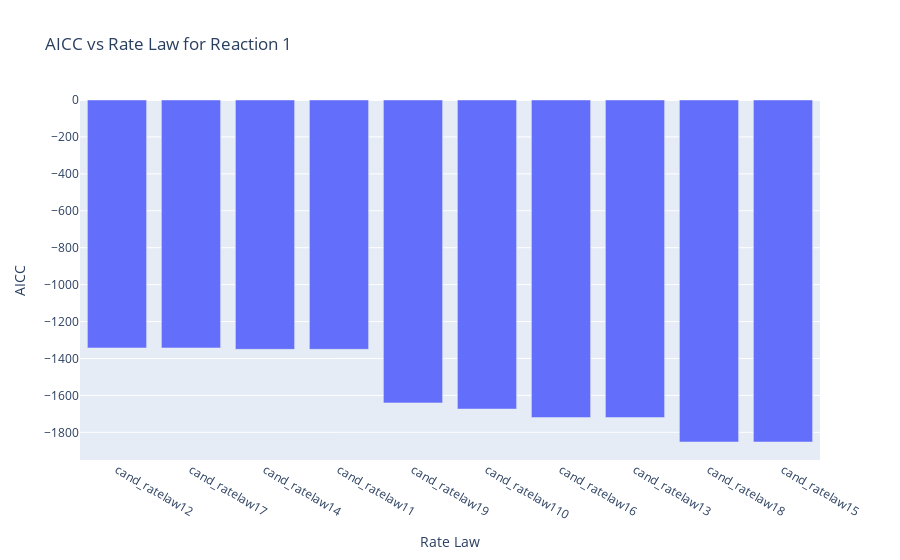
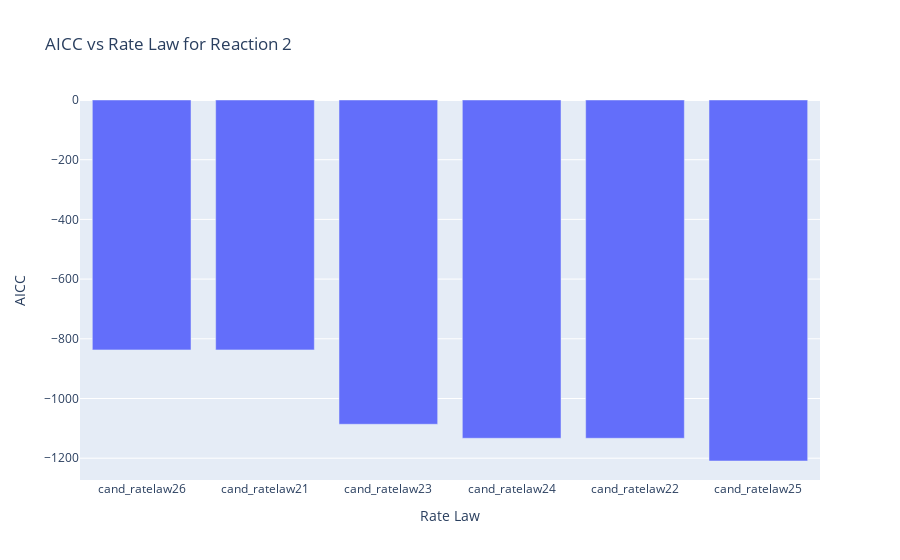

The cell these charts' notebook holds for them, in order:
### Code cell
res = model.estimate_parameters(candidates_list, method = 'rate_based', conf_int = True, metric = 'aicc', plot = True, bootstraps = 1000)

### Figure 1 — Plotly figure (JSON) as saved in the notebook; plotly's stock layout.template omitted (floating-point values rounded to 4 significant figures)
{"data": [{"alignmentgroup": "True", "hovertemplate": "Rate Law=%{x}<br>AICC=%{y}<extra></extra>", "legendgroup": "", "marker": {"color": "#636efa", "pattern": {"shape": ""}}, "name": "", "offsetgroup": "", "orientation": "v", "showlegend": false, "textposition": "auto", "type": "bar", "x": ["cand_ratelaw11", "cand_ratelaw12", "cand_ratelaw13", "cand_ratelaw14", "cand_ratelaw15", "cand_ratelaw16", "cand_ratelaw17", "cand_ratelaw18", "cand_ratelaw19", "cand_ratelaw110"], "xaxis": "x", "y": [-1351.0, -1343.0, -1720.0, -1351.0, -1852.0, -1720.0, -1343.0, -1852.0, -1641.0, -1674.0], "yaxis": "y"}], "layout": {"barmode": "relative", "legend": {"tracegroupgap": 0}, "title": {"text": "AICC vs Rate Law for Reaction 1"}, "xaxis": {"anchor": "y", "categoryorder": "total descending", "domain": [0, 1], "title": {"text": "Rate Law"}}, "yaxis": {"anchor": "x", "domain": [0, 1], "title": {"text": "AICC"}}}}

### Figure 2 — Plotly figure (JSON) as saved in the notebook; plotly's stock layout.template omitted (floating-point values rounded to 4 significant figures)
{"data": [{"alignmentgroup": "True", "hovertemplate": "Rate Law=%{x}<br>AICC=%{y}<extra></extra>", "legendgroup": "", "marker": {"color": "#636efa", "pattern": {"shape": ""}}, "name": "", "offsetgroup": "", "orientation": "v", "showlegend": false, "textposition": "auto", "type": "bar", "x": ["cand_ratelaw21", "cand_ratelaw22", "cand_ratelaw23", "cand_ratelaw24", "cand_ratelaw25", "cand_ratelaw26"], "xaxis": "x", "y": [-837.3, -1133.0, -1086.0, -1133.0, -1209.0, -837.3], "yaxis": "y"}], "layout": {"barmode": "relative", "legend": {"tracegroupgap": 0}, "title": {"text": "AICC vs Rate Law for Reaction 2"}, "xaxis": {"anchor": "y", "categoryorder": "total descending", "domain": [0, 1], "title": {"text": "Rate Law"}}, "yaxis": {"anchor": "x", "domain": [0, 1], "title": {"text": "AICC"}}}}
